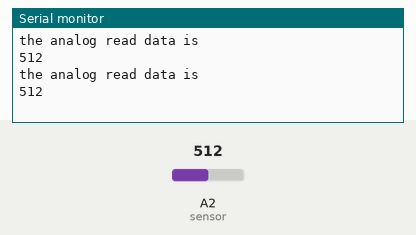
Bench run of a sketch on a simulated Arduino Uno, built with avr-gcc and run on an emulated ATmega328P. Parts: the last lines printed to the serial monitor. The test bench sets the inputs (shaded band); at power-on: A2 (sensor) = 512.

Above: at 1.8 s.
1.9 s: A2 (sensor) set to 716
At 2.8 s:
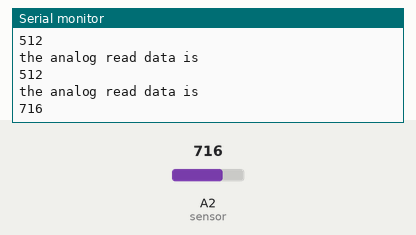
3.4 s: A2 (sensor) set to 900
At 4.8 s:
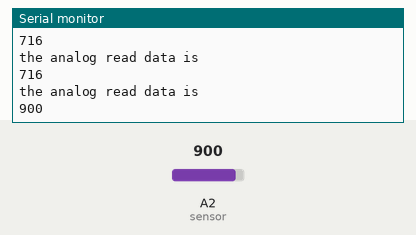
Timing chart, 0 to 6.4 s (numbered marks = the images above; inputs shaded):
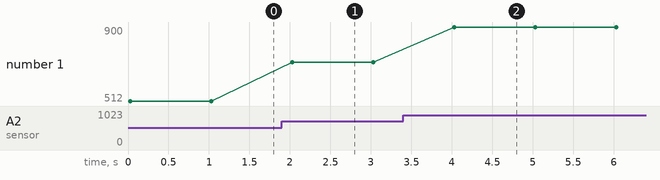

The sketch:

lightsensor.ino
```cpp
#include <math.h>

const int sensor=A2;

void setup(){
  Serial.begin(9600);
}

void loop(){
  int sensorValue=analogRead(sensor);
  Serial.println("the analog read data is ");
  Serial.println(sensorValue);
  delay(1000);
}
```

Measured:
- after the input at 1.9 s, the serial monitor: prints a new line after 0.13 s (image 1)
- after the input at 3.4 s, the serial monitor: prints a new line after 0.63 s (image 2)
- plotted number 1: 512 → 716 after the input at 1.9 s, 716 → 900 after the input at 3.4 s
